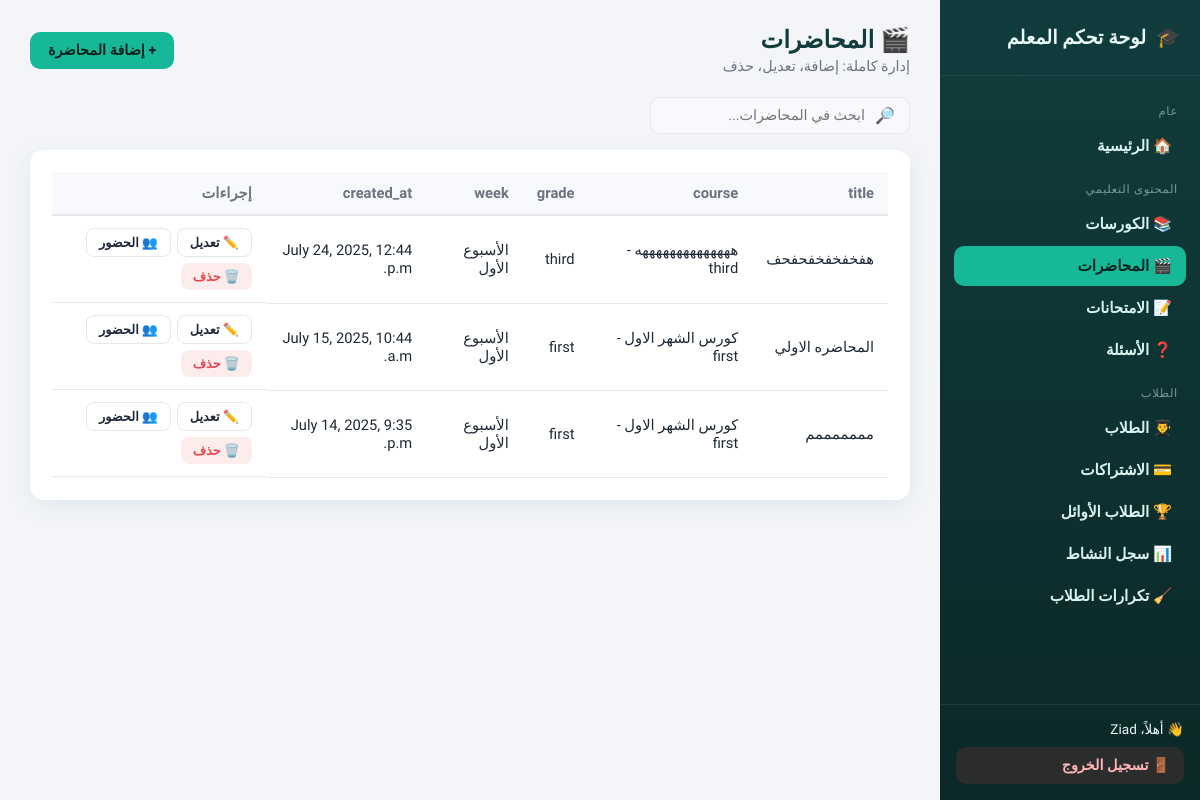
/dashboard/lectures/ (signed in), run on an earlier commit of the app's database.
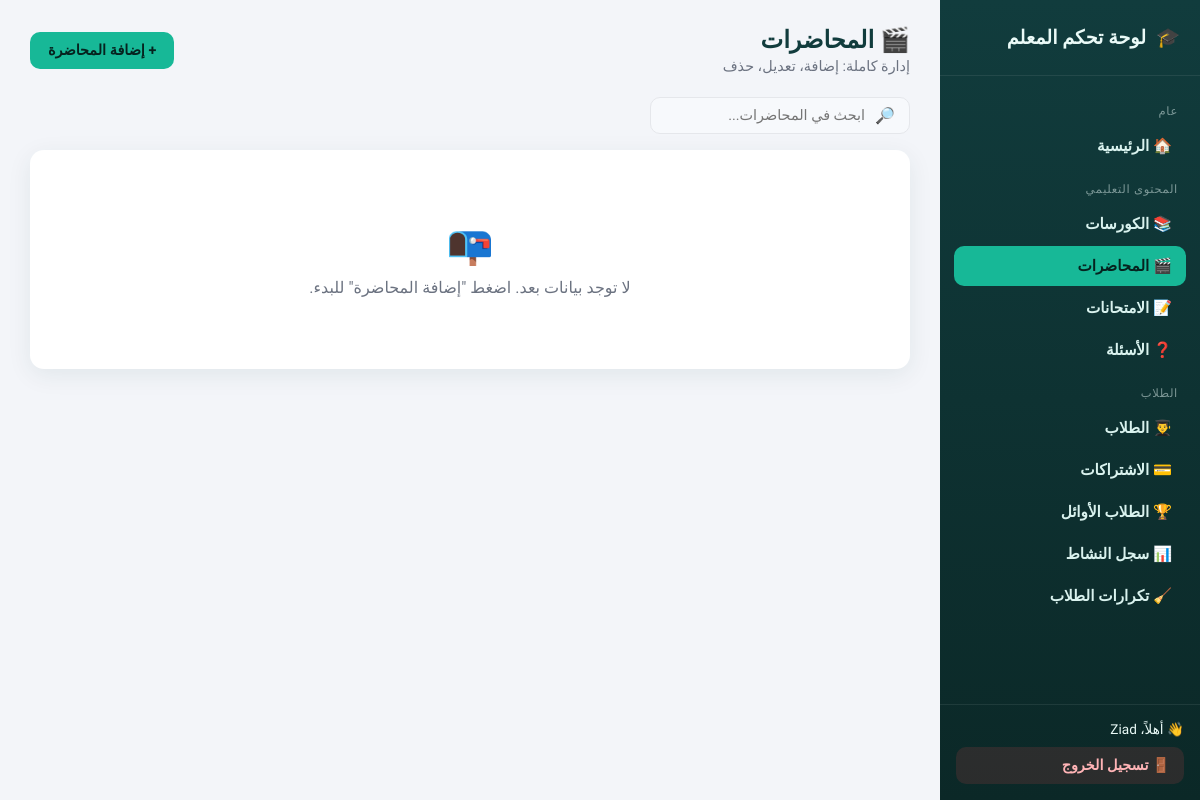
And on a later commit of the database.
### content/models.py (models this page shows, shortened)
class Lecture(models.Model):
    title          = models.CharField(max_length=255, verbose_name="عنوان المحاضرة")
    description    = models.TextField(verbose_name="الوصف", null=True, blank=True)
    video          = models.FileField(upload_to="videos/", verbose_name="ملف الفيديو", blank=True, null=True)
    youtube_iframe = models.TextField(verbose_name="كود تضمين فيديو YouTube", blank=True, null=True)
    grade       = models.CharField(max_length=10, choices=GRADE_CHOICES, verbose_name="الصف الدراسي", null=True, blank=True)
    course      = models.ForeignKey("content.Course", on_delete=models.CASCADE, verbose_name="الكورس", null=True, blank=True)
    week        = models.CharField(max_length=10, choices=WEEK_CHOICES, verbose_name="الأسبوع", null=True, blank=True)
    created_at  = models.DateTimeField(auto_now_add=True, verbose_name="تاريخ الإضافة", null=True, blank=True)
    duration_seconds = models.PositiveIntegerField(default=0, verbose_name="مدة المحاضرة بالثواني")

class Course(models.Model):
    title       = models.CharField(max_length=255, verbose_name="عنوان الكورس")
    description = models.TextField(verbose_name="الوصف")
    image       = models.ImageField(upload_to='course_images/', verbose_name="الصورة")
    price       = models.DecimalField(max_digits=10, decimal_places=2, verbose_name="السعر")
    grade       = models.CharField(max_length=10, choices=GRADE_CHOICES, verbose_name="الصف الدراسي", default='1')
    created_at  = models.DateTimeField(auto_now_add=True, verbose_name="تاريخ الإنشاء")
    updated_at  = models.DateTimeField(auto_now=True,      verbose_name="آخر تحديث")
    class Meta:
        verbose_name        = "Course"
        verbose_name_plural = "Courses"
    def __str__(self):
        return f"{self.title} - {self.get_grade_display()}"

### dashboard/views.py (the view)
# urls.py: path('<str:model_slug>/', views.generic_list, name='list'),
@staff_required
def generic_list(request, model_slug):
    config = _config_or_404(model_slug)
    model = config['model']
    qs = model.objects.all().order_by('-id')
    query = request.GET.get('q', '').strip()
    if query and config.get('search_fields'):
        q_filter = Q()
        for field_name in config['search_fields']:
            q_filter |= Q(**{f'{field_name}__icontains': query})
        qs = qs.filter(q_filter)
    return render(request, 'dashboard/generic_list.html', {
        'config': config,
        'model_slug': model_slug,
        'objects': qs,
        'query': query,
        'active_nav': model_slug,
    })

### accounts/context_processors.py (called while the page is built)
def student_session(request):
    is_registered = request.session.get("is_registered", False)
    student_name = request.session.get("student_name", None)
    student_obj = None
    student_id = request.session.get("student_id")
    if student_id:
        try:
            student_obj = Student.objects.filter(id=student_id).first()
        except Exception:
            student_obj = None
    return {
        "is_registered": is_registered,
        "student_name": student_name,
        "student": student_obj,
    }

### dashboard/registry.py (called while the page is built)
def get_config(model_slug):
    return REGISTRY.get(model_slug)

### dashboard/views.py (called while the page is built)
def _config_or_404(model_slug):
    config = get_config(model_slug)
    if not config:
        raise Http404("قسم غير موجود")
    return config

### dashboard/templates/dashboard/generic_list.html (shortened to what this page needs)
{% extends "dashboard/base.html" %}
{% load dashboard_extras %}
{% block content %}
<div class="dash-topbar">
  <div>
    <h1>{{ config.icon }} {{ config.label }}</h1>
    <div class="subtitle">إدارة كاملة: إضافة، تعديل، حذف</div>
  </div>
  <a class="btn btn-primary" href="{% url 'dashboard:add' model_slug %}">+ إضافة {{ config.label_singular }}</a>
</div>
{% if config.search_fields %}
<div class="toolbar">
  <form class="search-box" method="get">
    <span>🔎</span>
    <input type="text" name="q" placeholder="ابحث في {{ config.label }}..." value="{{ query }}" />
  </form>
</div>
{% endif %}
<div class="panel">
  {% if objects %}
  <div class="table-wrap">
    <table class="dash-table">
      <thead>
        <tr>
          {% for field in config.list_fields %}
            <th>{{ field }}</th>
          {% endfor %}
          <th>إجراءات</th>
        </tr>
      </thead>
      <tbody>
        {% for obj in objects %}
        <tr>
          {% for field in config.list_fields %}
            <td>
              {% if field == 'is_active' %}
                {% if obj.is_active %}<span class="badge green">مفعّل</span>{% else %}<span class="badge red">غير مفعّل</span>{% endif %}
              {% else %}
                {{ obj|get_attr:field }}
              {% endif %}
            </td>
          {% endfor %}
          <td class="actions-cell">
            <a class="btn btn-outline btn-sm" href="{% url 'dashboard:edit' model_slug obj.pk %}">✏️ تعديل</a>
            {% if model_slug == 'lectures' %}
              <a class="btn btn-outline btn-sm" href="{% url 'dashboard:lecture_attendance' obj.pk %}">👥 الحضور</a>
            {% elif model_slug == 'exams' %}
              <a class="btn btn-outline btn-sm" href="{% url 'dashboard:exam_attendance' obj.pk %}">👥 الحضور</a>
              <a class="btn btn-outline btn-sm" href="{% url 'dashboard:question_list_for_exam' obj.pk %}">❓ الأسئلة</a>
            {% endif %}
            <a class="btn btn-danger btn-sm" href="{% url 'dashboard:delete' model_slug obj.pk %}">🗑️ حذف</a>
          </td>
        </tr>
        {% endfor %}
      </tbody>
    </table>
  </div>
  {% else %}
    <div class="empty-state">
      <div class="emoji">📭</div>
      لا توجد بيانات بعد. اضغط "إضافة {{ config.label_singular }}" للبدء.
    </div>
  {% endif %}
</div>
{% endblock %}

What changed in the data, as far as the page shows it:
removed Lecture: list_fields "هفخفخفخفحفحف" "ههههههههههههههه - third" "third" "الأسبوع الأول" "July 24, 2025, 12:44 p.m."
removed Lecture: list_fields "المحاضره الاولي" "كورس الشهر الاول - first" "first" "الأسبوع الأول" "July 15, 2025, 10:44 a.m."
removed Lecture: list_fields "مممممممم" "كورس الشهر الاول - first" "first" "الأسبوع الأول" "July 14, 2025, 9:35 p.m."
Also different on the page:
{{ config.label_singular }}: (not shown) → "المحاضرة"
text no longer shown: "إجراءات"
text now shown: "📭 لا توجد بيانات بعد. اضغط \"إضافة \" للبدء."
list line gone: "title"
list line gone: "course"
list line gone: "grade"
list line gone: "week"
list line gone: "created_at"
